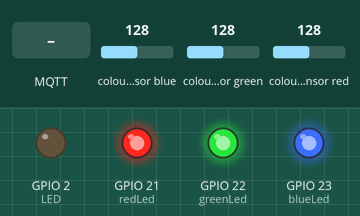
This sketch was run on a simulated ESP32. On the bench: output pins drawn as LEDs (lit = HIGH). Wiring (inferred from the names in the program): TCS3200 colour sensor: output GPIO 25; S2 GPIO 26; S3 GPIO 27; S0 GPIO 17; S1 GPIO 18. The inputs (shaded band) are chosen by the test bench; at power-on: colour sensor blue 128, colour sensor green 128, colour sensor red 128. WiFi joins after 1.5 s; servers stay silent unless stated; random numbers use the default seed unless the sketch sets one; no MQTT or app messages arrive unless stated; pins used as bus, display or sensor lines are not drawn; what the sketch prints to the serial monitor is not drawn.

Above: at 2.7 s.
2.8 s: MQTT message "on" arrives on the first subscribed topic
At 4.0 s:
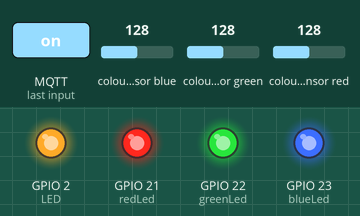
4.3 s: MQTT message "off" arrives on the first subscribed topic
At 5.8 s:
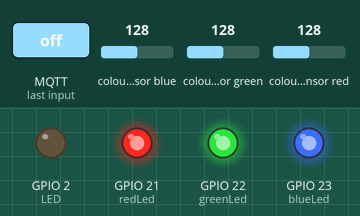
Timing chart, 0 to 7.3 s (numbered marks = the images above; inputs shaded):
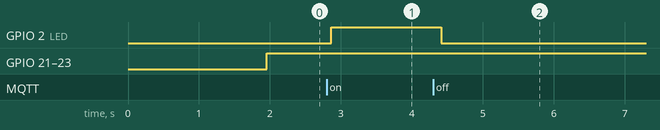

Measured:
- after the input at 2.8 s, GPIO 2 (LED): LOW → HIGH after 0.07 s
- after the input at 4.3 s, GPIO 2 (LED): HIGH → LOW after 0.11 s

The sketch:

Lab2-2.ino
```cpp
#include <WiFi.h>
#include <PubSubClient.h>
#include <DHT.h>

#define LED 2        //使用 ESP32 內建 LED
const int s0 = 17;
const int s1 = 18;
const int S2 = 26;
const int S3 = 27;
const int out = 25;
// LED pins connected to Arduino
int redLed = 21;
int greenLed = 22;
int blueLed = 23;
// Variables
float red = 0;
float green = 0;
float blue = 0;
String color = "";

// 紀錄量測間隔時間，因為數值較大，用 unsigned long
unsigned long previousMillis = 0;

// 每 n 秒量測，1000->1秒，2000->2秒
const long interval = 2000;

const char* ssid = "Plu65"; //Wi-Fi 網路名稱
const char* password = "0970427573"; //Wi-Fi 密碼


// 建立 MQTT 連線所需的 client ID，可使用隨機生成
String mqtt_ClientID = "mqttClientID";

// 定義 MQTT 連線時，用來識別 publish/subscribe 資料類別的 topic
// 請依照組別更改groupX
const char* sub_topic = "group1/esp32mqtt";
const char* pub_led_topic = "group1/esp32s_led_state";  // 控制 ESP32 上的 LED
const char* pub_init_topic = "group1/esp32s_is_back";   // 確認 ESP32 與 MQTT broker 已連線
const char* pub_red_topic = "group1/esp32s_red";      // 傳輸溫度
const char* pub_green_topic = "group1/esp32s_green";      // 傳輸溫度
const char* pub_blue_topic = "group1/esp32s_blue";      // 傳輸溫度
const char* pub_color_topic = "group1/esp32s_color";      // 傳輸溫度

// EMQX MQTT broker 的連線資訊
const char *mqtt_server = "broker.emqx.io";  // broker 所在的網址
const char *mqtt_userName = "emqx";  // EMQX broker 的公用帳號
const char *mqtt_password = "public";  // EMQX broker 的公用密碼

// 初始 Wi-Fi client 與 MQTT client 連線
WiFiClient espClient;
PubSubClient client(espClient);

// 初始化儲存溫度與濕度的變數
#define MSG_BUFFER_SIZE (50)
char msg[MSG_BUFFER_SIZE];
char msg1[MSG_BUFFER_SIZE];
char msg2[MSG_BUFFER_SIZE];
char msg3[MSG_BUFFER_SIZE];


void setup_wifi() { // 設定 Wi-Fi 連線
  delay(10);

  // Connect to Wi-Fi
  WiFi.mode(WIFI_STA); //設置 Wi-Fi 模式
  WiFi.begin(ssid, password);

  Serial.print("Wi-Fi Connecting");

  //當 Wi-Fi 連線時會回傳 WL_CONNECTED，因此跳出迴圈時代表已成功連線
  while(WiFi.status() != WL_CONNECTED){
    Serial.print(".");
    delay(500);
  }

  Serial.println("");
  Serial.print("Wi-Fi Connected.");

  randomSeed(micros());

  // 連線成功後將連線的 IP 資訊印出
  Serial.println("");
  Serial.println("WiFi connected");
  Serial.println("IP address: ");
  Serial.println(WiFi.localIP());
}

//接收 MQTT broker subscribe 來的資訊 (LED 亮暗)
void callback(char *topic, byte *payload, unsigned int length) { // 資訊包含 topic 與 topic 內的資料
  Serial.print("Message arrived [");
  Serial.print(topic);
  Serial.print("] ");
  for (int i = 0; i < length; i++) {
    Serial.print((char)payload[i]);
  }
  Serial.println();

  payload[length] = '\0';
  String message = (char *)payload;  // 儲存 topic 內的資料 payload 到 message 裡

  // 驗證傳來的 topic 是我定義中要求的 topic
  // strcmp 會比較()內兩個字串，相同的話回傳 0，不同的話會輸出差幾個字母數，並用正負表示哪邊比較大
  if (strcmp(topic, sub_topic) == 0) {

    if (message == "off") {
      digitalWrite(LED, LOW);  // 收到 off 關掉 ESP32 的 LED
      client.publish(pub_led_topic, "off");
    }
    if (message == "on") {
      digitalWrite(LED, HIGH);  // 收到 on 開啟 ESP32 的 LED
      client.publish(pub_led_topic, "on");
    }
  }
}

void reconnect() {
  // 對 MQTT 進行連線建立，若未建立成功會持續在此循環
  while (!client.connected()) {
    Serial.println("Attempting EMQX MQTT connection...");
    // 用亂數確保建立唯一的 ClientID
    mqtt_ClientID += String(random(0xffff), HEX);
    // 嘗試建立連線
    if (client.connect((mqtt_ClientID, mqtt_userName, mqtt_password)))
    {
      Serial.print(" connected with Client ID: ");
      Serial.println(mqtt_ClientID);
      // 若建立成功，可在其他裝置訂閱 pub_init_topic 收到 "Hi, I'm online!" 的訊息
      client.publish(pub_init_topic, "Hi, I'm online!");
      // 重新接收資料
      client.subscribe(sub_topic);
    }
    else {
      Serial.print("failed, rc=");
      Serial.print(client.state());
      // 可於此查詢連線失敗原因編碼
      // https://github.com/knolleary/pubsubclient/blob/master/src/PubSubClient.h
      Serial.println(" try again in 5 seconds");
      // 若 MQTT 連線失敗，每 5 秒重試
      delay(5000);
    }
  }
}

void setup() {

  pinMode(LED, OUTPUT);  // 將 LED Pin 腳位設為輸出
  digitalWrite(LED, LOW);  // 將 LED Pin 腳位設為數位輸出(0V/5V)，並預設為低(0V)

  pinMode(s0, OUTPUT);
    pinMode(s1, OUTPUT);

  digitalWrite(s0, HIGH);
  digitalWrite(s1, HIGH);
  pinMode(out, INPUT);


    pinMode(S2, OUTPUT);
    pinMode(S3, OUTPUT);
    pinMode(redLed, OUTPUT);
    pinMode(greenLed, OUTPUT);
    pinMode(blueLed, OUTPUT);

  Serial.begin(9600);

  setup_wifi(); // 進入設定 Wi-Fi 連線的 void function

  client.setServer(mqtt_server, 1883); // 設定 MQTT broker 的連線
  client.setCallback(callback);  // 接收從其他 MQTT client 傳來的資料
}

void loop() {

  if (!client.connected())  {  // 若 MQTT 連線建立失敗就重新連線
      reconnect();
  }
  client.loop();


  //使用感光模組
  //使用 millis 做間隔，每 2 秒讀一次
  unsigned long currentMillis = millis();

    Color();
    Serial.print("R Intensity:");
    Serial.print(red, 1);
    Serial.print(" G Intensity: ");
    Serial.print(green, 1);
    Serial.print(" B Intensity : ");
    Serial.print(blue, 1);

      if (red > blue && red > green && red > 235)
  {
    digitalWrite(redLed, HIGH);
    color = "RED";
  }
    if (green > blue && green > red && green > 235)
    {
        digitalWrite(greenLed, HIGH);
        color = "GREEN";
    }
    if (blue > red && blue > green && blue > 235)
    {
        digitalWrite(blueLed, HIGH);
        color = "BLUE";
    }

    delay(300);
    digitalWrite(redLed, HIGH);
    digitalWrite(greenLed, HIGH);
    digitalWrite(blueLed, HIGH);

    snprintf(msg, MSG_BUFFER_SIZE, "%.0lf", red); //印出溫度
    snprintf(msg1, MSG_BUFFER_SIZE, "%.0lf", green); //印出溫度
    snprintf(msg2, MSG_BUFFER_SIZE, "%.0lf", blue); //印出溫度
    snprintf(msg3, MSG_BUFFER_SIZE, "%s", color); //印出溫度

    //Serial.print("Publish message: ");
    //Serial.print(msg1);

    client.publish(pub_red_topic, msg);  // 綁定 topic，發送溫度
    client.publish(pub_green_topic, msg1);
    client.publish(pub_blue_topic, msg2);
    client.publish(pub_color_topic, msg3);


}

void Color()  //感光模組讀取顏色數值
{
  //請設定s2,s3腳位的電位來選擇不同色光的濾波器
  //讀取紅色光
  digitalWrite(S2, LOW);
  digitalWrite(S3, LOW);
  red = 255-pulseIn(out, digitalRead(out) == HIGH ? LOW : HIGH);
  //讀取藍色光
  digitalWrite(S2, LOW);
  digitalWrite(S3, HIGH);
  blue = 255-pulseIn(out, digitalRead(out) == HIGH ? LOW : HIGH);
  //讀取綠色光
  digitalWrite(S2, HIGH);
  digitalWrite(S3, HIGH);
  green = 255-pulseIn(out, digitalRead(out) == HIGH ? LOW : HIGH);
  green = 255-pulseIn(out, digitalRead(out) == HIGH ? LOW : HIGH);
}
```
